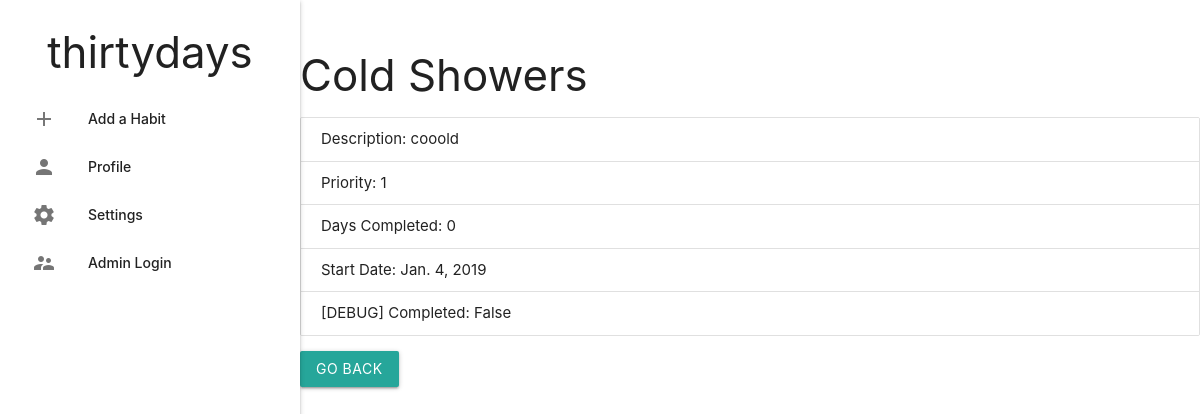
The page /14/ on the database as committed earlier.
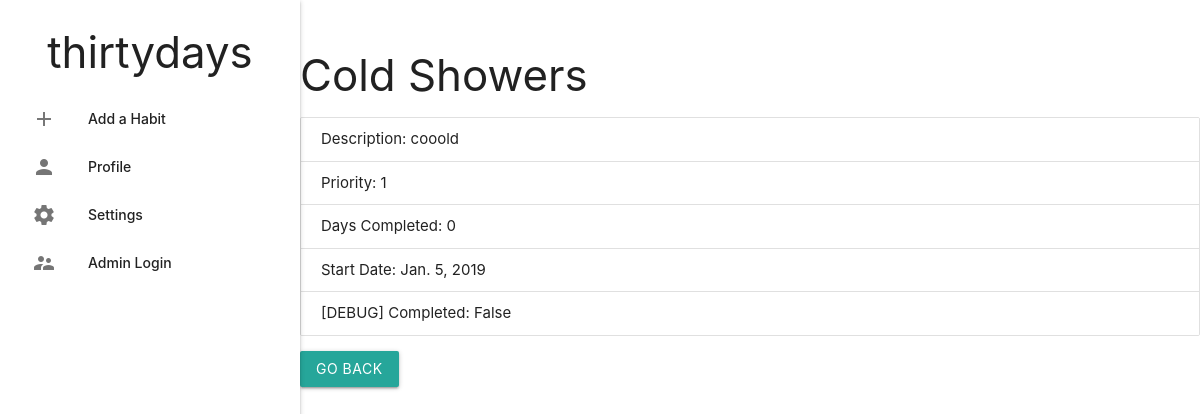
The same page on the database as committed later.
### task/models.py (models this page shows, shortened)
class Habit(models.Model):
    habit_name = models.CharField(max_length=200)
    start_date = models.DateField()
    day_counter = models.IntegerField(default = 0)
    habit_desc = models.TextField()
    habit_priority = models.IntegerField()
    completed = models.BooleanField(default = False)
    active = models.BooleanField(default = True)
    def update(self):
        now = datetime.datetime.now()
        if self.active:
            current_date = self.start_date + datetime.timedelta(days = self.day_counter)
            midnight = datetime.datetime(current_date.year, current_date.month, current_date.day + 1, 0, 0, 0)
            if  now > midnight:
                if self.completed == False:
                    self.day_counter = 0
                    self.start_date = current_date
                else:
                    self.day_counter += 1
                    self.completed = False
        else:
            if self.start_date <= now.date():
                self.active = True
        self.save()

### task/views.py (the view)
# urls.py: path('<int:id>/', views.detail, name = 'detail'),
def detail(request, id):
    for habit in Habit.objects.all():
        habit.update()
    habit = get_object_or_404(Habit, pk = id)
    context = {'habit': habit}
    return render(request, 'task/detail.html', context)

### task/templates/task/detail.html
{% extends 'task/layout.html' %}
{% block content %}
<h3> {{habit.habit_name}} </h3>
<ul class="collection">
  <li class="collection-item">Description: {{habit.habit_desc}}</li>
  <li class="collection-item">Priority: {{habit.habit_priority}}</li>
  <li class="collection-item">Days Completed: {{habit.day_counter}}</li>
  <li class="collection-item">Start Date: {{habit.start_date}}</li>
  <li class="collection-item">[DEBUG] Completed: {{habit.completed}}</li>
</ul>
<a href="\task" class="btn">Go Back</a>
{% endblock %}

### task/templates/task/layout.html (shortened to what this page needs)
<!DOCTYPE html>
<html lang="en">
<head>
  <link rel="stylesheet" href="https://cdnjs.cloudflare.com/ajax/libs/materialize/1.0.0/css/materialize.min.css">
  {% load static %}
</head>
<body>
  <ul id="slide-out" class="sidenav sidenav-fixed">
    <li><h3 class="center-align">thirtydays</h3></li>
    <li><a class="waves-effect" href="/task/addform/"><i class="material-icons">add</i>Add a Habit</a></li>
    <li><a class="waves-effect" href="#"><i class="material-icons">person</i> Profile </a></li>
    <li><a class="waves-effect" href="#"><i class="material-icons">settings</i> Settings </a></li>
    <li><a class="waves-effect" href="/admin"><i class="material-icons">supervisor_account</i> Admin Login </a></li>
  </ul>
  <main>
    <br>
    {% block content %}
    {% endblock %}
    <br>
  </main>
</body>
</html>

### task/templates/task/layout.html (style rules this page uses)
header, main, footer { padding-left: 300px; }

Rows that differ between the two databases and show on the page:
changed Habit "Cold Showers": start_date "Jan. 4, 2019" → "Jan. 5, 2019"
